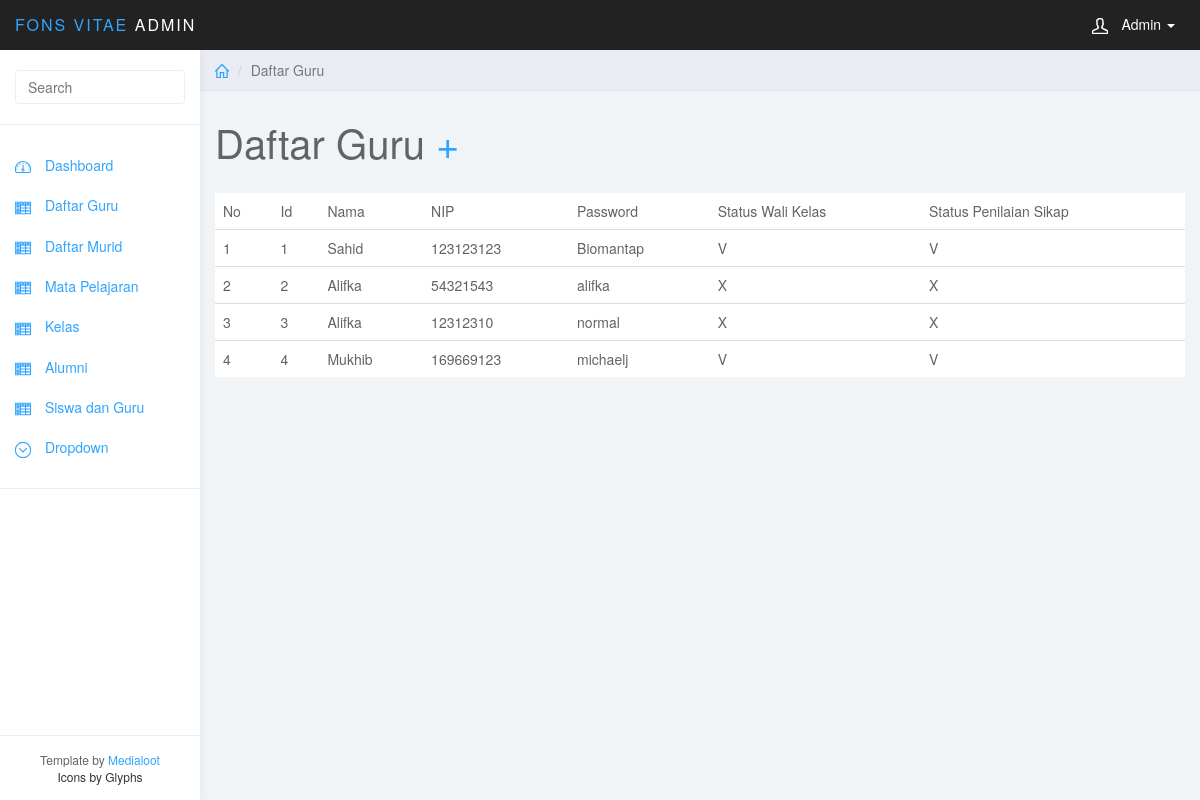
/lumino/daftarguru.php, run on the app's committed database.
### tables this page shows
CREATE TABLE `guru` (
  `id_guru` int(11) NOT NULL,
  `nama_guru` varchar(255) NOT NULL,
  `status_sikap` int(11) NOT NULL DEFAULT '0',
  `status_wali` int(11) NOT NULL DEFAULT '0',
  `nip` varchar(255) NOT NULL,
  `password` varchar(255) NOT NULL,
  `id_kelas` int(11) NOT NULL
);

### lumino/daftarguru.php (the view, shortened to what this page needs)
<?php
	include 'connect.php';
?>
<!DOCTYPE html>
<head>
<link href="css/bootstrap.min.css" rel="stylesheet">
<link href="css/datepicker3.css" rel="stylesheet">
<link href="css/styles.css" rel="stylesheet">
</head>
<body>
	<?php
		include 'navbar.php';
	?>
	<div class="col-sm-9 col-sm-offset-3 col-lg-10 col-lg-offset-2 main">
		<div class="row">
			<ol class="breadcrumb">
				<li><a href="dashboard.php"><svg class="glyph stroked home"><use xlink:href="#stroked-home"></use></svg></a></li>
				<li class="active">Daftar Guru</li>
			</ol>
		</div>
		<div class="row">
			<div class="col-lg-12">
				<h1 class="page-header">Daftar Guru     <a href="tambahguru.php">+</a></h1>
			</div>
		</div>
		<div class="row">
			<div class="col-xs-12 col-md-24 col-lg-12">
				<table class="table">
					<thead>
						<td>No</td>
						<td>Id</td>
						<td>Nama</td>
						<td>NIP</td>
						<td>Password</td>
						<td>Status Wali Kelas</td>
						<td>Status Penilaian Sikap</td>
					</thead>
					<?php
						$no=1;
						$query=mysqli_query($connect,"SELECT * FROM guru");
						while ($data = mysqli_fetch_array($query)){
					?>
					<tr>
						<td><?php echo $no;$no++;?></td>
						<td><?php echo $data['id_guru'];?></td>
						<td><?php echo $data['nama_guru'];?></td>
						<td><?php echo $data['nip'];?></td>
						<td><?php echo $data['password'];?></td>
						<td><?php
							if ($data['status_wali']==1)
								echo "V";
							else
								echo "X";
						 ?></td>
						<td><?php
							if ($data['status_sikap']==1)
								echo "V";
							else
								echo "X";
						 ?></td>
					</tr>
					<?php }?>
				</table>
			</div>
		</div>
	</div>
</body>
</html>

### lumino/css/styles.css (style rules this page uses)
body { background: #f1f4f7; padding-top: 50px; color: #5f6468; }
a, a:hover, a:focus { color: #30a5ff; }
h1, h2, h3, h4, h5, h6 { color: #5f6468; }
h1 { font-weight: 300; font-size: 40px; }
.breadcrumb { border-radius: 0; padding: 10px 15px; background: #e9ecf2; box-shadow: 0 1px 1px rgba(0, 0, 0, .05); margin: 0 ; }
h1.page-header { margin-top: 30px; border-bottom: 0; }
.table { background: #fff; }
.breadcrumb .glyph { height: 14px; width: 14px; margin: -2px 0 0 0; stroke-width: 4px; }

### data on the page
guru: id_guru "1", nama_guru "Sahid", nip "123123123", password "Biomantap", status_wali "V", status_sikap "V"
guru: id_guru "2", nama_guru "Alifka", nip "54321543", password "alifka", status_wali "X", status_sikap "X"
guru: id_guru "3", nama_guru "Alifka", nip "12312310", password "normal", status_wali "X", status_sikap "X"
guru: id_guru "4", nama_guru "Mukhib", nip "169669123", password "michaelj", status_wali "V", status_sikap "V"
